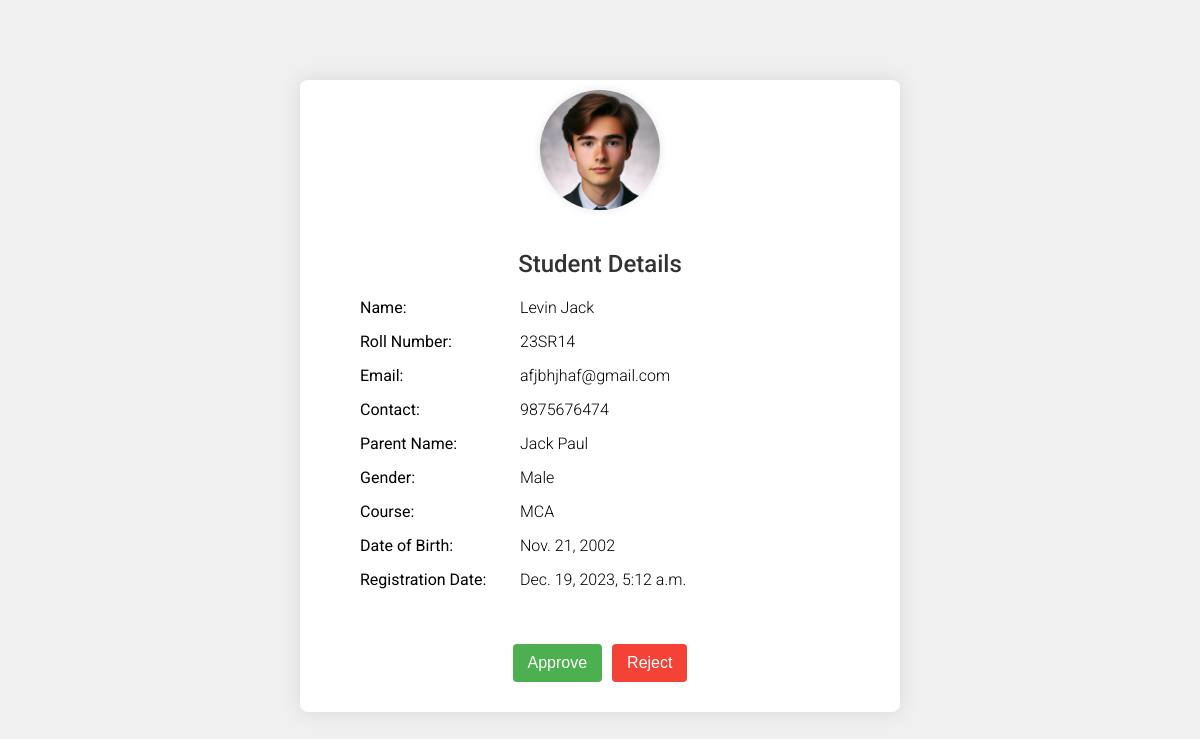
Page /14/ on the committed database.
### college_app/models.py (models this page shows, shortened)
class Student(models.Model):
    GENDER_CHOICES = (
        ('M', 'Male'),
        ('F', 'Female'),
        ('O', 'Other'),
    )
    COURSE_CHOICES = (
        ('MCA', 'MCA'),
        ('MBA', 'MBA'),
        ('MMH', 'MMH'),
        ('MA', 'MA'),
        ('MSW', 'MSW'),
        ('MCMS', 'MCMS'),
    )
    name = models.CharField(max_length=200, validators=[MinLengthValidator(2)])
    email = models.EmailField(max_length=254, unique=True)
    contact = models.CharField(max_length=10, unique=True)
    parent_name = models.CharField(max_length=200, validators=[MinLengthValidator(2)])
    gender = models.CharField(max_length=1, choices=GENDER_CHOICES)
    course = models.CharField(max_length=4, choices=COURSE_CHOICES)
    date_of_birth = models.DateField()
    registration_date = models.DateTimeField(auto_now_add=True)
    student_image = models.ImageField(upload_to='students/images/')
    roll_number = models.CharField(max_length=50, unique=True, blank=True)
    password = models.CharField(
        max_length=100,
        validators=[
            RegexValidator(
                regex=r'^(?=.*[A-Za-z])(?=.*\d)(?=.*[@$!%*#?&])[A-Za-z\d@$!%*#?&]{8,}$',
                message="Password should have at least one letter, one number, and one special character"
            )
        ]
    )
    is_approved = models.BooleanField(default=False)

### college_app/views.py (the view, shortened to what this page needs)
# urls.py: path('<int:student_id>/', views.student_detail, name='student_detail'),
def student_detail(request, student_id):
    student = Student.objects.get(id=student_id)
    return render(request, 'student_detail.html', {'student': student})

### templates/student_detail.html (shortened to what this page needs)
{% load static %}
<!DOCTYPE html>
<html>
<head>
</head>
<body>
    <div class="card">
        <img src="{{ student.student_image.url }}" alt="Student Photo" class="profile-photo">
        <div class="container">
            <h2>Student Details</h2>
            <div class="detail-group">
                <label>Name:</label>
                <p>{{ student.name }}</p>
            </div>
            <div class="detail-group">
                <label>Roll Number:</label>
                <p>{{ student.roll_number }}</p>
            </div>
            <div class="detail-group">
                <label>Email:</label>
                <p>{{ student.email }}</p>
            </div>
            <div class="detail-group">
                <label>Contact:</label>
                <p>{{ student.contact }}</p>
            </div>
            <div class="detail-group">
                <label>Parent Name:</label>
                <p>{{ student.parent_name }}</p>
            </div>
            <div class="detail-group">
                <label>Gender:</label>
                <p>{{ student.get_gender_display }}</p>
            </div>
            <div class="detail-group">
                <label>Course:</label>
                <p>{{ student.get_course_display }}</p>
            </div>
            <div class="detail-group">
                <label>Date of Birth:</label>
                <p>{{ student.date_of_birth }}</p>
            </div>
            <div class="detail-group">
                <label>Registration Date:</label>
                <p>{{ student.registration_date }}</p>
            </div>
        </div>
        <form method="post">
            <button type="submit" name="action" value="approve">Approve</button>
            <button type="submit" name="action" value="reject">Reject</button>
        </form>
    </div>
</body>
</html>

### templates/student_detail.html (style rules this page uses)
body { font-family: 'Roboto', sans-serif; margin: 0; padding: 0; background-color: #f0f0f0; }
.container { width: 80%; margin: 0 auto; padding: 20px; }
h2 { text-align: center; color: #333; font-weight: 500; }
.detail-group { margin-bottom: 15px; display: flex; align-items: center; }
.detail-group label { font-weight: 400; width: 150px; margin-right: 10px; }
.detail-group p { font-weight: 300; margin: 0; }
form { display: flex; justify-content: center; margin-top: 20px; }
button { display: inline-block; padding: 10px 15px; border: none; border-radius: 4px; font-size: 1em; cursor: pointer; }
button[name="action"][value="approve"] { background-color: #4caf50; color: #fff; }
button[name="action"][value="reject"] { background-color: #f44336; color: #fff; margin-left: 10px; }
.card { width: 600px; margin: 80px auto; padding: 40px 0 30px 0; background-color: #fff; border-radius: 8px; box-shadow: 0 0 20px rgba(0, 0, 0, 0.1); }
.profile-photo { width: 120px; height: 120px; border-radius: 50%; object-fit: cover; margin: -30px auto 0; box-shadow: 0 0 10px rgba(0, 0, 0, 0.1); display: block; }

### rows in the picture
Student: student_image (picture), name "Levin Jack", roll_number "23SR14", email "afjbhjhaf@gmail.com", contact "9875676474", parent_name "Jack Paul", gender "Male", course "MCA", date_of_birth "Nov. 21, 2002", registration_date "Dec. 19, 2023, 5:12 a.m."
